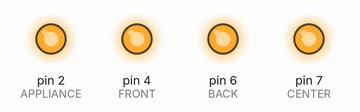
This sketch was run on a simulated Arduino Uno, built with avr-gcc and run on an emulated ATmega328P. Shown: output pins drawn as LEDs (lit = HIGH).

Above: at 0.1 s.
Timing chart, 0 to 1.6 s (numbered marks = the images above):
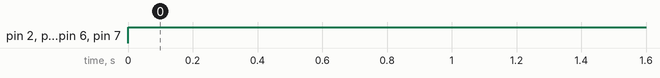

The sketch:

esure.ino
```cpp
#define  APPLIANCE 2
#define  FRONT 4
#define  BACK 6
#define  CENTER 7

void setup() {
  // put your setup code here, to run once:
  pinMode(APPLIANCE, OUTPUT);
  pinMode(FRONT, OUTPUT);
  pinMode(BACK, OUTPUT);
  pinMode(CENTER, OUTPUT);
}

void loop() {
  digitalWrite(APPLIANCE,HIGH);
  digitalWrite(FRONT,HIGH);
  digitalWrite(BACK,HIGH);
  digitalWrite(CENTER,HIGH);
  // put your main code here, to run repeatedly:

}
```

Measured:
- by itself, pin 2 (APPLIANCE), pin 4 (FRONT), pin 6 (BACK), pin 7 (CENTER): LOW → HIGH at 0.00 s
